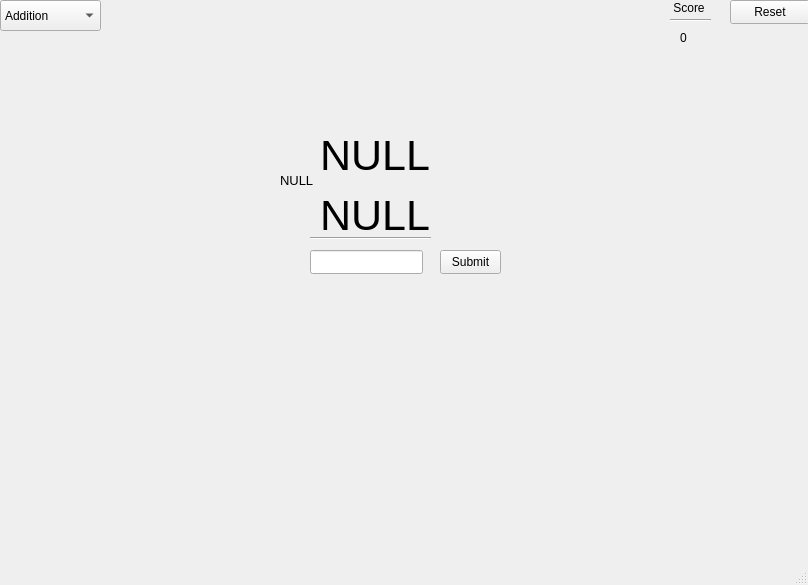
<?xml version="1.0" encoding="UTF-8"?>
<ui version="4.0">
 <class>MainWindow</class>
 <widget class="QMainWindow" name="MainWindow">
  <property name="geometry">
   <rect>
    <x>0</x>
    <y>0</y>
    <width>808</width>
    <height>585</height>
   </rect>
  </property>
  <property name="windowTitle">
   <string>MainWindow</string>
  </property>
  <widget class="QWidget" name="centralwidget">
   <widget class="QComboBox" name="comboBox">
    <property name="geometry">
     <rect>
      <x>0</x>
      <y>0</y>
      <width>101</width>
      <height>31</height>
     </rect>
    </property>
    <item>
     <property name="text">
      <string>Addition</string>
     </property>
    </item>
    <item>
     <property name="text">
      <string>Subtraction</string>
     </property>
    </item>
    <item>
     <property name="text">
      <string>Multiplication</string>
     </property>
    </item>
    <item>
     <property name="text">
      <string>Division</string>
     </property>
    </item>
   </widget>
   <widget class="QLabel" name="SecondStatment">
    <property name="geometry">
     <rect>
      <x>320</x>
      <y>130</y>
      <width>151</width>
      <height>171</height>
     </rect>
    </property>
    <property name="font">
     <font>
      <pointsize>32</pointsize>
     </font>
    </property>
    <property name="text">
     <string>NULL</string>
    </property>
   </widget>
   <widget class="QLabel" name="FirstStatment">
    <property name="geometry">
     <rect>
      <x>320</x>
      <y>100</y>
      <width>121</width>
      <height>111</height>
     </rect>
    </property>
    <property name="font">
     <font>
      <pointsize>32</pointsize>
     </font>
    </property>
    <property name="text">
     <string>NULL</string>
    </property>
   </widget>
   <widget class="QLineEdit" name="lineEdit">
    <property name="geometry">
     <rect>
      <x>310</x>
      <y>250</y>
      <width>113</width>
      <height>24</height>
     </rect>
    </property>
   </widget>
   <widget class="Line" name="line">
    <property name="geometry">
     <rect>
      <x>310</x>
      <y>230</y>
      <width>121</width>
      <height>16</height>
     </rect>
    </property>
    <property name="orientation">
     <enum>Qt::Orientation::Horizontal</enum>
    </property>
   </widget>
   <widget class="QLabel" name="operatoText">
    <property name="geometry">
     <rect>
      <x>280</x>
      <y>160</y>
      <width>41</width>
      <height>41</height>
     </rect>
    </property>
    <property name="font">
     <font>
      <pointsize>10</pointsize>
     </font>
    </property>
    <property name="text">
     <string>NULL</string>
    </property>
   </widget>
   <widget class="QPushButton" name="SubmitBtn">
    <property name="geometry">
     <rect>
      <x>440</x>
      <y>250</y>
      <width>61</width>
      <height>24</height>
     </rect>
    </property>
    <property name="text">
     <string>Submit</string>
    </property>
   </widget>
   <widget class="QLabel" name="scoretext">
    <property name="geometry">
     <rect>
      <x>680</x>
      <y>30</y>
      <width>49</width>
      <height>16</height>
     </rect>
    </property>
    <property name="text">
     <string>0</string>
    </property>
   </widget>
   <widget class="Line" name="Score">
    <property name="geometry">
     <rect>
      <x>670</x>
      <y>10</y>
      <width>41</width>
      <height>20</height>
     </rect>
    </property>
    <property name="orientation">
     <enum>Qt::Orientation::Horizontal</enum>
    </property>
   </widget>
   <widget class="QLabel" name="label_4">
    <property name="geometry">
     <rect>
      <x>670</x>
      <y>0</y>
      <width>49</width>
      <height>16</height>
     </rect>
    </property>
    <property name="text">
     <string> Score</string>
    </property>
   </widget>
   <widget class="QPushButton" name="ResetBtn">
    <property name="geometry">
     <rect>
      <x>730</x>
      <y>0</y>
      <width>80</width>
      <height>24</height>
     </rect>
    </property>
    <property name="text">
     <string>Reset</string>
    </property>
    <property name="autoExclusive">
     <bool>false</bool>
    </property>
   </widget>
  </widget>
  <widget class="QMenuBar" name="menubar">
   <property name="geometry">
    <rect>
     <x>0</x>
     <y>0</y>
     <width>808</width>
     <height>21</height>
    </rect>
   </property>
  </widget>
  <widget class="QStatusBar" name="statusbar"/>
 </widget>
 <resources/>
 <connections/>
</ui>
